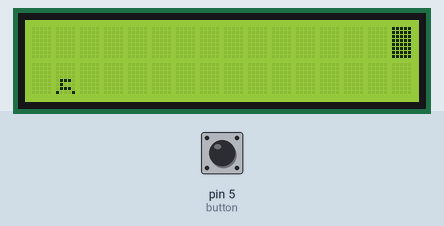
Recording of a sketch running on a simulated Arduino Uno, built with avr-gcc and run on an emulated ATmega328P. Shown: 16×2 character LCD. Inputs (shaded band) come from the test bench; at power-on: pin 5 (button) LOW. Random numbers use the default seed unless the sketch sets one.

Above: at 1.2 s.
1.3 s: pin 5 (button) pulled HIGH for 1 s
At 1.71 s:
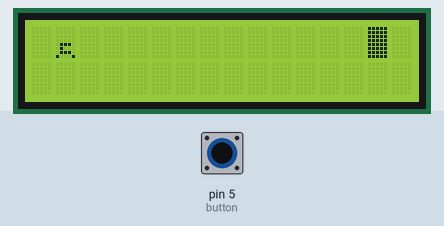
2.9 s: pin 5 (button) pulled HIGH for 3.2 s
At 7.4 s:
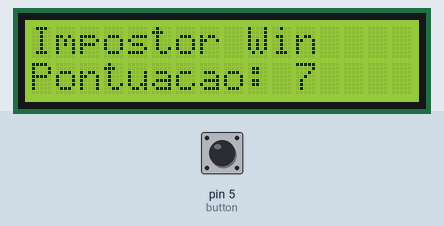
7.6 s: pin 5 (button) pulled HIGH for 0.15 s
At 9.4 s:
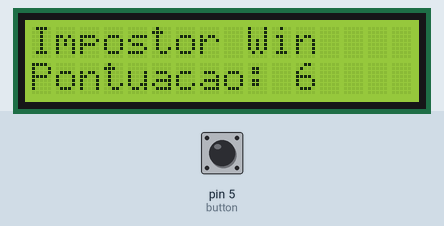
9.7 s: pin 5 (button) pulled HIGH for 0.15 s
At 10.15 s:
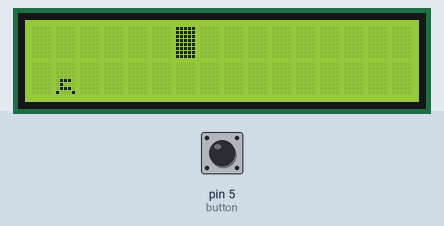
10.4 s: pin 5 (button) driven HIGH
At 11.95 s:
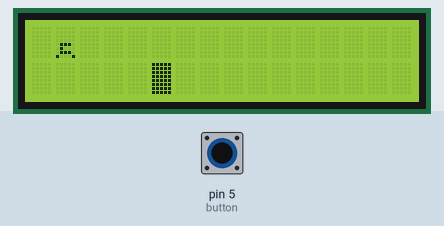
13.4 s: pin 5 (button) driven LOW
At 14.6 s:
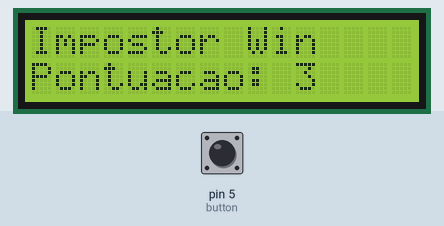
Timing chart, 0 to 16.0 s (numbered marks = the images above; inputs shaded):
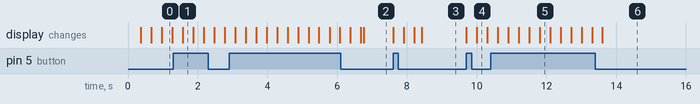

The sketch:

lcd_game_save_yourself_from_the_imposter1.ino
```cpp
/*  Entradas/ Saidas  */
#include <LiquidCrystal.h>
/*LCD*/        const int rs = 6, en = 4, d4 = 0, d5 = 1, d6 = 2, d7 = 3; LiquidCrystal lcd(rs, en, d4, d5, d6, d7);
/*button*/     const int button = 5; int stateButton = 0;

/*  Sprites  */
//https://maxpromer.github.io/LCD-Character-Creator/
/*Sprite walk01*/ byte walk1[8] =   {B00000,B00000,B00000,B00000,B01110,B01000,B01110,B01010};
/*Sprite walk02*/ byte walk2[8] =   {B00000,B00000,B00000,B00000,B01110,B01000,B01110,B10001};
/*Sprite Ground*/ byte wall0[8] =   {B11111,B11111,B11111,B11111,B11111,B11111,B11111,B11111};
/*Start Char*/    void startChar()  {lcd.createChar(1, walk1); lcd.createChar(2, walk2); lcd.createChar(3, wall0);}

/*  Variaveis  */
/*Millis*/    long tempo;
/*Points*/	  int points = 0;
/*Posi Y*/    int heroPos = 1;
/*Posi Y*/	  int wallPos = 16;
/*Frame*/ 	  float speedgame = 10;
/*Frame*/ 	  float startspeedgame;
/*Random*/	  long randNumber = 1;

/*	Booleans	*/
bool chooseWall = false;
bool chooseCoin = false;
bool coinLow;
bool wallLow;
bool wallMist;
bool gameover;

/*	Funcoes	*/
void pontos(){while(millis() >= tempo+speedgame){tempo = millis(); points++; if(speedgame >= 0.1){speedgame = speedgame - 0.1;}}}
void animateWalk(int x, int y){lcd.setCursor(x,y); lcd.write(1); while(millis() >= tempo+speedgame){tempo = millis();} lcd.setCursor(x,y); lcd.write(2);}
void gameOver(){gameover = true; lcd.clear(); lcd.print("Impostor Win"); lcd.setCursor(0,1); lcd.setCursor(0,1); lcd.print("Pontuacao: "); lcd.print(points); points = 0;}
void paredeAlta() {while(millis() >= tempo+speedgame && wallPos > -1){ wallPos--; lcd.setCursor(wallPos,0); lcd.write(3); lcd.print("              "); tempo = millis();} wallLow = false; wallMist = false;}
void paredeBaixa(){while(millis() >= tempo+speedgame && wallPos > -1){ wallPos--; lcd.setCursor(wallPos,1); lcd.write(3); lcd.print("              "); tempo = millis();} wallLow = true;  wallMist = false;}

void setup() { startChar(); lcd.begin(16, 2); pinMode(button,INPUT); startspeedgame = speedgame;}

void loop()
{
  if(gameover != true)
  {
    /*Contar pontuação*/
    pontos();

    /*Animar*/
    animateWalk(1,heroPos);

    /*pre-procedural*/
    if(chooseWall == true){randNumber = random(2); chooseWall = false; }
    if(randNumber == 1){paredeAlta();}if(randNumber == 0){paredeBaixa();}

    /*Ciclar*/
  	if(wallPos < 0){lcd.setCursor(0,0); lcd.print(" "); lcd.setCursor(0,1); lcd.print(" "); chooseWall = true; wallPos = 16;}

    /*Game Over*/
  	if(wallLow == true && heroPos == 1 && wallPos == 1){gameOver();}
  	if(wallLow == false && heroPos == 0 && wallPos == 1){gameOver();}
  } else if(digitalRead(button) == HIGH){lcd.clear(); gameover = false; speedgame = startspeedgame;}

  /*Verficar botao*/
  if(digitalRead(button) == HIGH && stateButton == 0){lcd.setCursor(1,heroPos); lcd.print(" "); heroPos++; stateButton = 1;}
  if(digitalRead(button) == LOW) {stateButton = 0;}
  if(heroPos >1){heroPos = 0;}
}
```

Measured:
- after the input at 7.6 s, the display: first changes at once (image 3 shows a later state)
- after the input at 9.7 s, the display: first changes at once (image 4 shows a later state)
